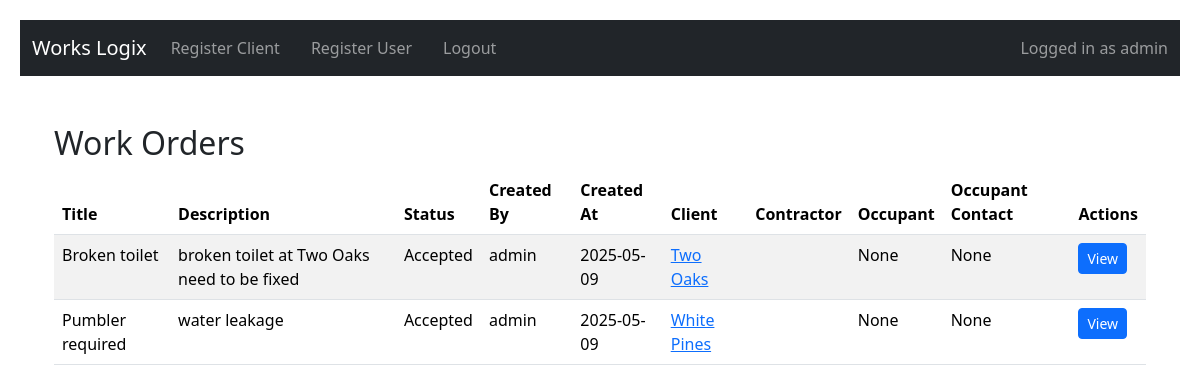
The page /home (signed in) on the database as committed earlier.
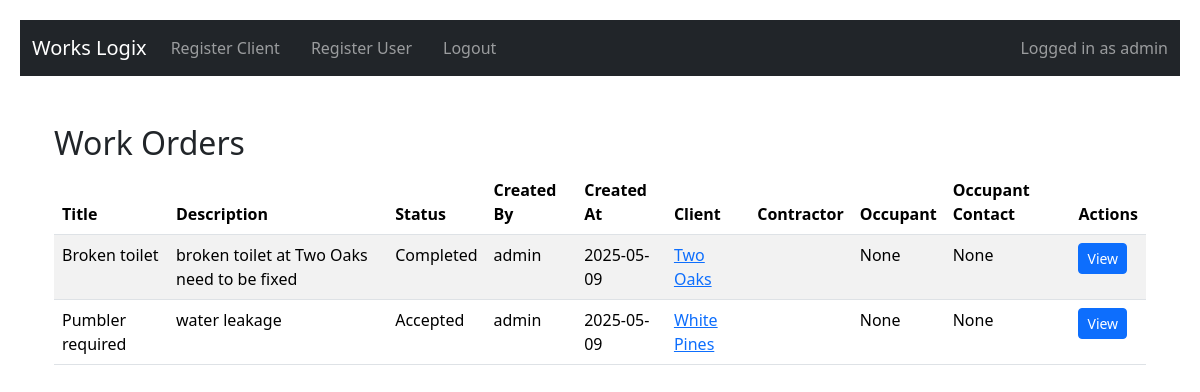
The same page on the database as committed later.
### app/models.py (models this page shows)
class WorkOrder(db.Model):
    id = db.Column(db.Integer, primary_key=True)
    title = db.Column(db.String(100), nullable=False)
    description = db.Column(db.Text, nullable=False)
    status = db.Column(SQLAlchemyEnum(WorkOrderStatus), default=WorkOrderStatus.OPEN, nullable=False)
    created_by = db.Column(db.String(100), nullable=False)
    status = db.Column(db.String(20), default='Open')
    created_at = db.Column(db.DateTime, default=datetime.utcnow)
    client_id = db.Column(db.Integer, db.ForeignKey('client.id'))
    contractor_id = db.Column(db.Integer, db.ForeignKey('user.id'), nullable=True)
    contractor = db.relationship("User", backref="accepted_work_orders")
    rejected_by = db.Column(db.Integer, nullable=True)
    completion_photo = db.Column(db.String(200), nullable=True)
    occupant_apartment = db.Column(db.String(120))
    occupant_contact = db.Column(db.String(120))
    client = db.relationship('Client', backref='work_orders')
    contractor = db.relationship('User', foreign_keys=[contractor_id])

class Client(db.Model):
    id = db.Column(db.Integer, primary_key=True)
    name = db.Column(db.String(100), nullable=False)
    address = db.Column(db.String(200), nullable=False)
    registration_number = db.Column(db.String(50), nullable=False)
    year_built = db.Column(db.Integer, nullable=False)
    number_of_units = db.Column(db.Integer, nullable=False)

### app/routes.py (the view)
@routes_bp.route('/home')
@login_required
def home():
    orders = WorkOrder.query.order_by(WorkOrder.created_at.desc()).all()
    return render_template('home.html', orders=orders)

### app/__init__.py (called while the page is built)
@login_manager.user_loader
def load_user(user_id):
    return User.query.get(int(user_id))

def create_app():
    app = Flask(__name__)
    app.config.from_object(Config)
    db.init_app(app)
    login_manager.init_app(app)
    Migrate(app, db)
    from app.routes import routes_bp
    from app.auth import auth_bp
    app.register_blueprint(routes_bp)
    app.register_blueprint(auth_bp)
    @app.context_processor
    def inject_roles():
        return {
            'ROLE_ADMIN': UserRole.ADMIN.value,
            'ROLE_MANAGER': UserRole.MANAGER.value,
            'ROLE_CONTRACTOR': UserRole.CONTRACTOR.value
        }
    @app.context_processor
    def inject_roles():
        return {
            'ROLE_ADMIN': UserRole.ADMIN.value,
            'ROLE_MANAGER': UserRole.MANAGER.value,
            'ROLE_CONTRACTOR': UserRole.CONTRACTOR.value
        }
    return app

### app/templates/home.html (shortened to what this page needs)
{% extends 'base.html' %}
{% block content %}
<div class="container mt-4">
    <h2>Work Orders</h2>
    {% if orders %}
        <table class="table table-striped table-hover">
            <thead>
                <tr>
                    <th>Title</th>
                    <th>Description</th>
                    <th>Status</th>
                    <th>Created By</th>
                    <th>Created At</th>
                    <th>Client</th>
                    <th>Contractor</th>
                    <th>Occupant</th>
                    <th>Occupant Contact</th>
                    <th>Actions</th>
                </tr>
            </thead>
            <tbody>
                {% for order in orders %}
                <tr>
                    <td>{{ order.title }}</td>
                    <td>{{ order.description }}</td>
                    <td>{{ order.status }}</td>
                    <td>{{ order.created_by }}</td>
                    <td>{{ order.created_at.strftime('%Y-%m-%d') }}</td>
                    <td>
                        <a href="{{ url_for('routes.client_detail', client_id=order.client.id) }}">
                        {{ order.client.name }}
                        </a>
                    </td>
                    <td>
                        </td>
                        <td>{{ order.occupant_apartment }}</td>
                        <td>{{ order.occupant_contact }}</td>
                    <td>
                        <a class="btn btn-sm btn-primary" href="{{ url_for('routes.work_order_detail', order_id=order.id) }}">
                            View
                        </a>
                    </td>
                </tr>
            {% endfor %}
        </tbody>
    </table>
    {% endif %}
{% endblock %}

Rows that differ between the two databases and show on the page:
changed WorkOrder "Broken toilet": status "Accepted" → "Completed"
